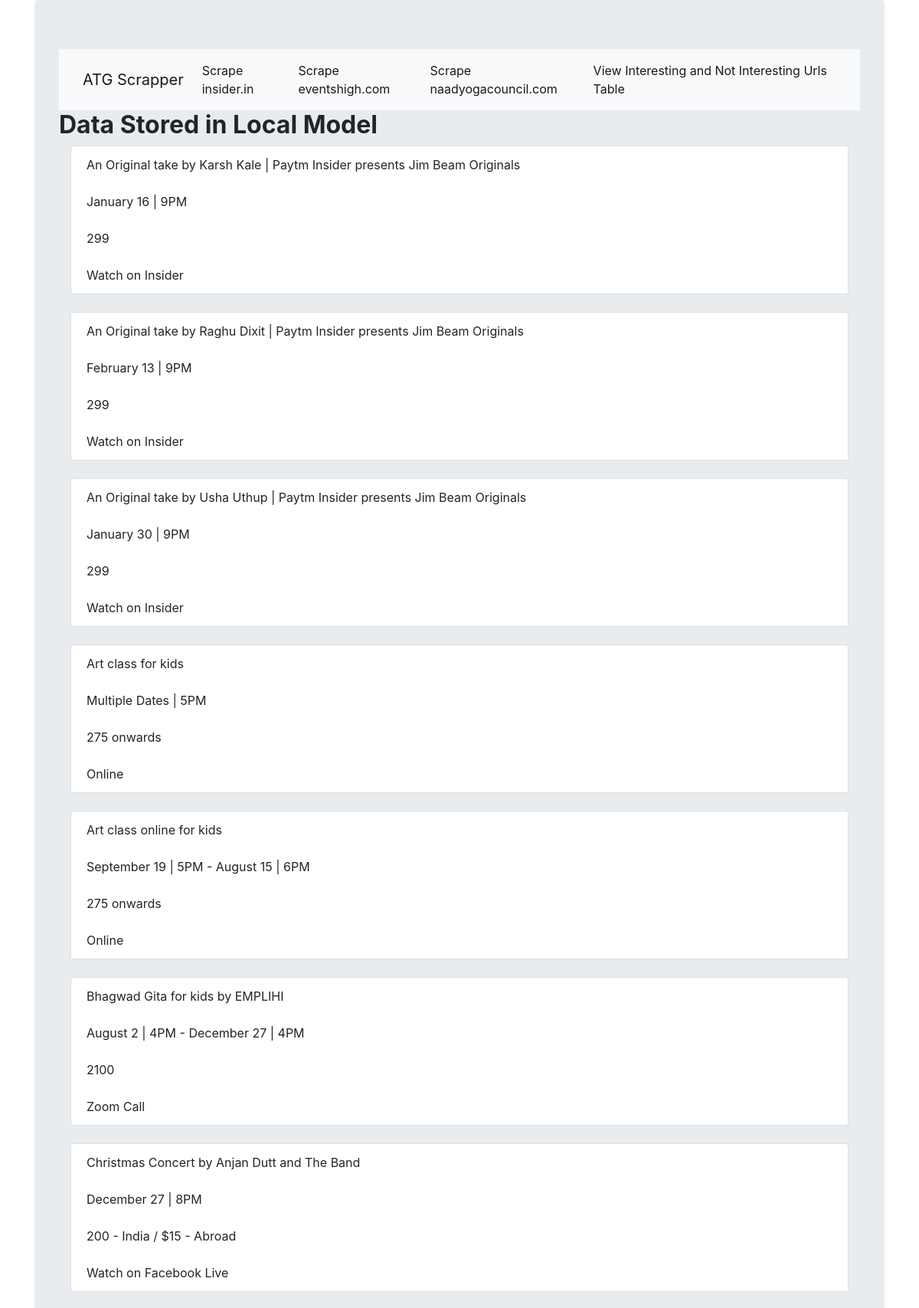
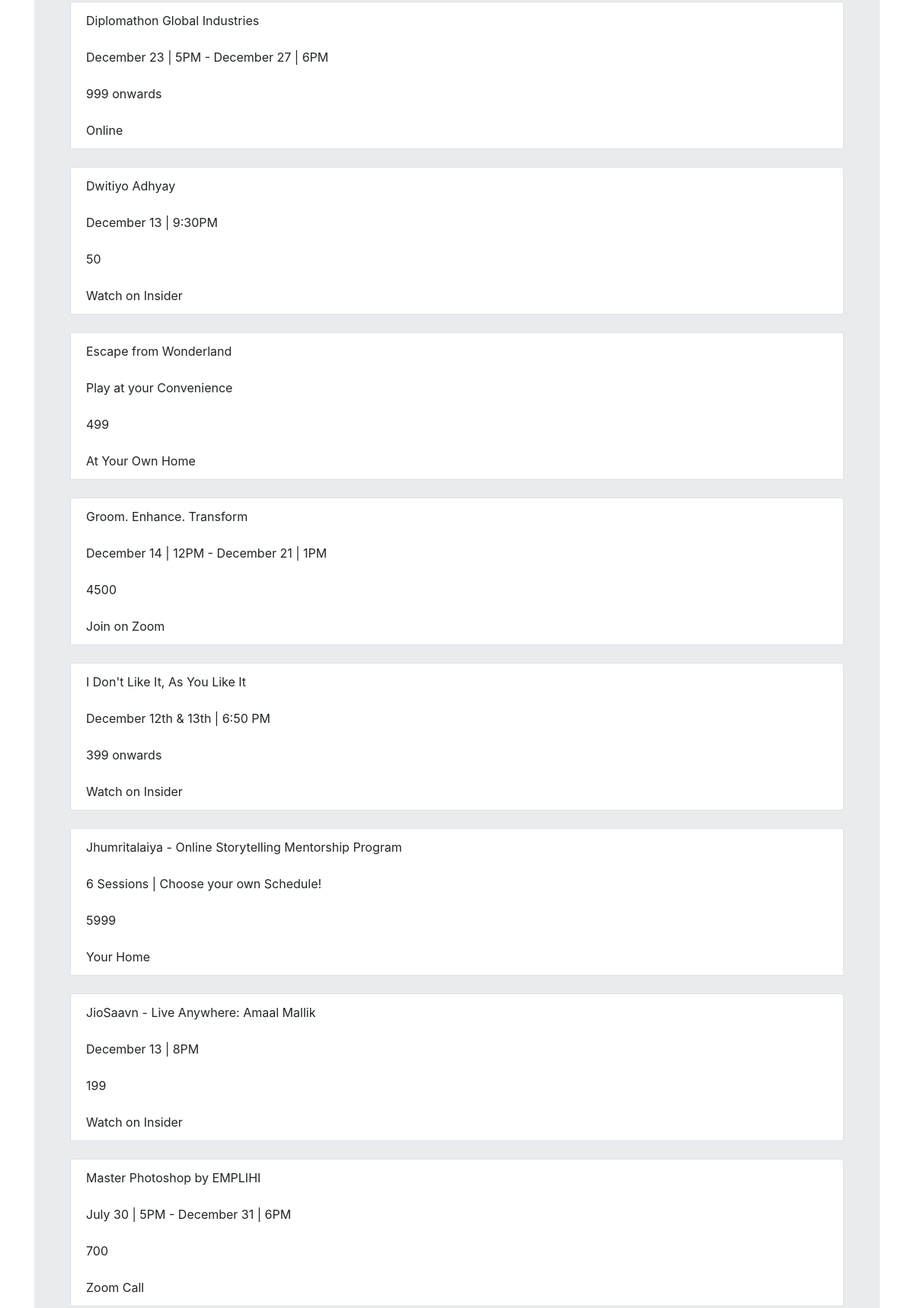
/Scraper/InsiderData/ (upper part), run on the app's committed database (2 pictures, top to bottom).
### scrapeApp/models.py (models this page shows, shortened)
class EventModel(models.Model):
    event_name = models.CharField(max_length=300)
    event_date = models.CharField(max_length=300)
    event_price = models.CharField(max_length=30)
    event_venue = models.CharField(max_length=300)
    event_category = models.CharField(max_length=300)

### scrapeApp/views.py (the view, shortened to what this page needs)
def DataPage(request):
    events = EventModel.objects.order_by('event_name')
    ordered = sorted(events, key=operator.attrgetter('event_name'))
    flag = True
    return render(request,'scrapeApp/DataPage.html',{'events':ordered})

### scrapeApp/templates/scrapeApp/DataPage.html
<!DOCTYPE html>
{% extends 'scrapeApp/BasePage.html' %}
{% block bodyblock %}
  <h2> <strong> Data Stored in Local Model </strong> </h2>
    <div class="container">
        {% for e in events %}
        <div class="row">
          <div class="col-sm">
            <ul class="list-group">
            <li class="list-group-item">{{ e.event_name }}</li>
            <li class="list-group-item"> {{ e.event_date }}</li>
            <li class="list-group-item">{{ e.event_price }}</li>
            <li class="list-group-item"> {{ e.event_venue }}</li>
            <br>
            </ul>
          </div>
        </div>
    {% endfor %}
  </div>
{% endblock %}

### data on the page
EventModel: event_name "An Original take by Karsh Kale | Paytm Insider presents Jim Beam Originals", event_date "January 16 | 9PM", event_price "299", event_venue "Watch on Insider"
EventModel: event_name "An Original take by Raghu Dixit | Paytm Insider presents Jim Beam Originals", event_date "February 13 | 9PM", event_price "299", event_venue "Watch on Insider"
EventModel: event_name "An Original take by Usha Uthup | Paytm Insider presents Jim Beam Originals", event_date "January 30 | 9PM", event_price "299", event_venue "Watch on Insider"
EventModel: event_name "Art class for kids", event_date "Multiple Dates | 5PM", event_price "275 onwards", event_venue "Online"
EventModel: event_name "Art class online for kids", event_date "September 19 | 5PM - August 15 | 6PM", event_price "275 onwards", event_venue "Online"
EventModel: event_name "Bhagwad Gita for kids by EMPLIHI", event_date "August 2 | 4PM - December 27 | 4PM", event_price "2100", event_venue "Zoom Call"
EventModel: event_name "Christmas Concert by Anjan Dutt and The Band", event_date "December 27 | 8PM", event_price "200 - India / $15 - Abroad", event_venue "Watch on Facebook Live"
EventModel: event_name "Diplomathon Global Industries", event_date "December 23 | 5PM - December 27 | 6PM", event_price "999 onwards", event_venue "Online"
EventModel: event_name "Dwitiyo Adhyay", event_date "December 13 | 9:30PM", event_price "50", event_venue "Watch on Insider"
EventModel: event_name "Escape from Wonderland", event_date "Play at your Convenience", event_price "499", event_venue "At Your Own Home"
EventModel: event_name "Groom. Enhance. Transform", event_date "December 14 | 12PM - December 21 | 1PM", event_price "4500", event_venue "Join on Zoom"
EventModel: event_name "I Don't Like It, As You Like It", event_date "December 12th & 13th | 6:50 PM", event_price "399 onwards", event_venue "Watch on Insider"
EventModel: event_name "Jhumritalaiya - Online Storytelling Mentorship Program", event_date "6 Sessions | Choose your own Schedule!", event_price "5999", event_venue "Your Home"
EventModel: event_name "JioSaavn - Live Anywhere: Amaal Mallik", event_date "December 13 | 8PM", event_price "199", event_venue "Watch on Insider"
EventModel: event_name "Master Photoshop by EMPLIHI", event_date "July 30 | 5PM - December 31 | 6PM", event_price "700", event_venue "Zoom Call"
